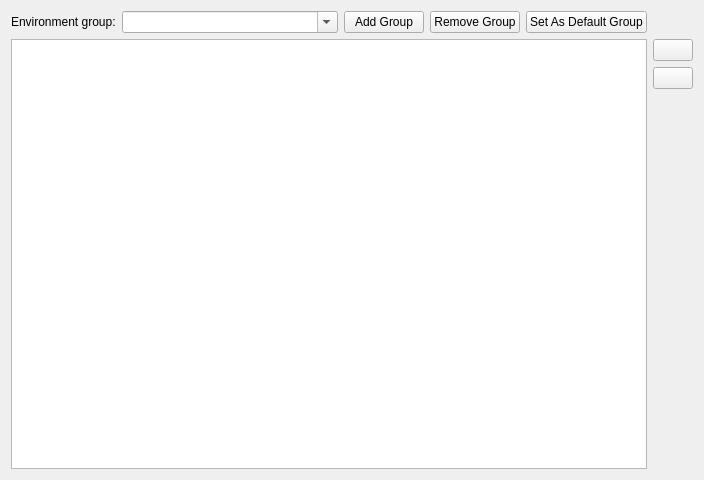
<?xml version="1.0" encoding="UTF-8"?>
<ui version="4.0">
 <class>EnvironmentWidget</class>
 <widget class="QWidget" name="EnvironmentWidget">
  <property name="geometry">
   <rect>
    <x>0</x>
    <y>0</y>
    <width>704</width>
    <height>480</height>
   </rect>
  </property>
  <layout class="QGridLayout" name="gridLayout">
   <item row="0" column="0">
    <layout class="QHBoxLayout" name="horizontalLayout">
     <item>
      <widget class="QLabel" name="label">
       <property name="text">
        <string>Environment group:</string>
       </property>
      </widget>
     </item>
     <item>
      <widget class="KComboBox" name="activeCombo">
       <property name="sizePolicy">
        <sizepolicy hsizetype="Preferred" vsizetype="Fixed">
         <horstretch>1</horstretch>
         <verstretch>0</verstretch>
        </sizepolicy>
       </property>
       <property name="editable">
        <bool>true</bool>
       </property>
      </widget>
     </item>
     <item>
      <widget class="QPushButton" name="addgrpBtn">
       <property name="text">
        <string>Add Group</string>
       </property>
      </widget>
     </item>
     <item>
      <widget class="QPushButton" name="removegrpBtn">
       <property name="text">
        <string>Remove Group</string>
       </property>
      </widget>
     </item>
     <item>
      <widget class="KPushButton" name="setAsDefaultBtn">
       <property name="text">
        <string>Set As Default Group</string>
       </property>
      </widget>
     </item>
    </layout>
   </item>
   <item row="1" column="0">
    <widget class="QTableView" name="variableTable">
     <property name="sizePolicy">
      <sizepolicy hsizetype="Expanding" vsizetype="Expanding">
       <horstretch>0</horstretch>
       <verstretch>2</verstretch>
      </sizepolicy>
     </property>
     <property name="selectionMode">
      <enum>QAbstractItemView::ExtendedSelection</enum>
     </property>
     <property name="selectionBehavior">
      <enum>QAbstractItemView::SelectRows</enum>
     </property>
     <property name="sortingEnabled">
      <bool>true</bool>
     </property>
     <property name="cornerButtonEnabled">
      <bool>false</bool>
     </property>
    </widget>
   </item>
   <item row="1" column="1">
    <layout class="QVBoxLayout" name="verticalLayout">
     <item>
      <widget class="KPushButton" name="deleteButton">
       <property name="sizePolicy">
        <sizepolicy hsizetype="Maximum" vsizetype="Fixed">
         <horstretch>0</horstretch>
         <verstretch>0</verstretch>
        </sizepolicy>
       </property>
       <property name="toolTip">
        <string>Remove variable</string>
       </property>
      </widget>
     </item>
     <item>
      <widget class="KPushButton" name="newMultipleButton">
       <property name="sizePolicy">
        <sizepolicy hsizetype="Maximum" vsizetype="Fixed">
         <horstretch>0</horstretch>
         <verstretch>0</verstretch>
        </sizepolicy>
       </property>
       <property name="toolTip">
        <string>Add Multiple Variables</string>
       </property>
      </widget>
     </item>
     <item>
      <spacer>
       <property name="orientation">
        <enum>Qt::Vertical</enum>
       </property>
       <property name="sizeHint" stdset="0">
        <size>
         <width>20</width>
         <height>40</height>
        </size>
       </property>
      </spacer>
     </item>
    </layout>
   </item>
  </layout>
 </widget>
 <customwidgets>
  <customwidget>
   <class>KComboBox</class>
   <extends>QComboBox</extends>
   <header>kcombobox.h</header>
  </customwidget>
  <customwidget>
   <class>KPushButton</class>
   <extends>QPushButton</extends>
   <header>kpushbutton.h</header>
  </customwidget>
 </customwidgets>
 <resources/>
 <connections/>
</ui>
